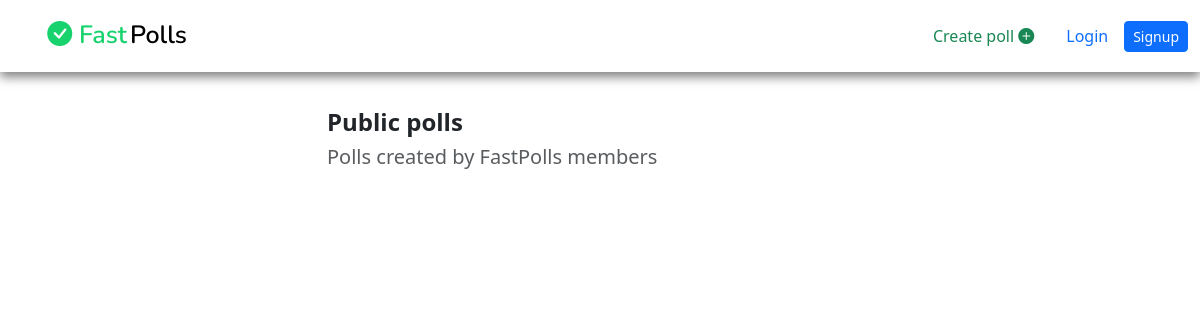
/polls/, run on an earlier commit of the app's database.
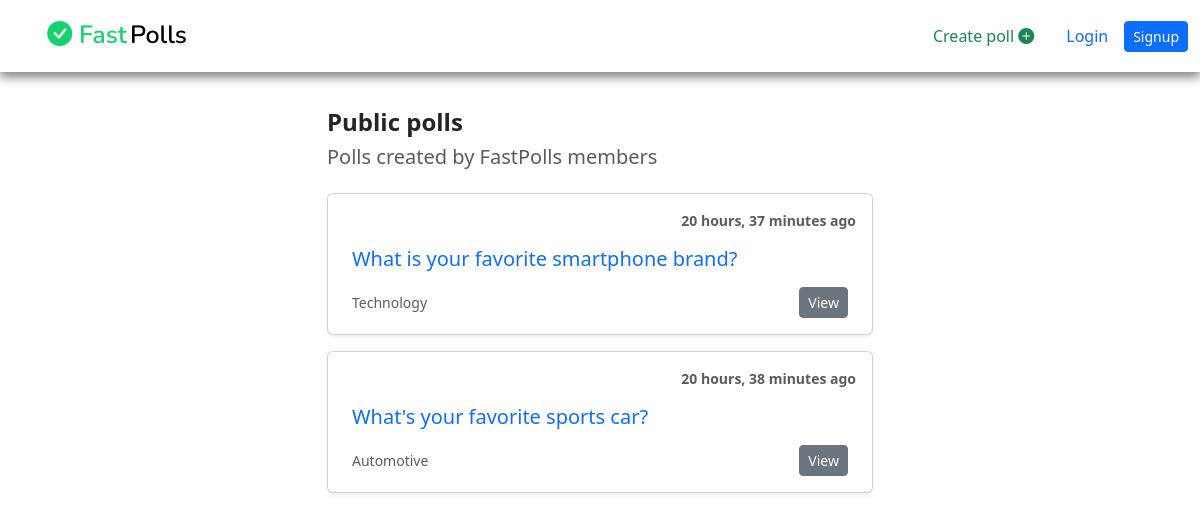
And on a later commit of the database.
### polls/models.py (models this page shows, shortened)
class Questions(models.Model):
    id = models.CharField(max_length=20, primary_key=True, unique=True, editable=False)
    author = models.ForeignKey(User, on_delete=models.CASCADE, editable=False)
    quiz = models.TextField(blank=False)
    category = models.CharField(max_length=15, blank=False)
    is_private = models.BooleanField(default=False)
    is_closed = models.BooleanField(default=False, editable=False)
    closing_dt = models.DateField(null=False, blank=False, db_column='Scheduled closing date-time')
    created = models.DateTimeField(auto_now_add=True)
    edited = models.DateTimeField(auto_now=True)
    class Meta:
        ordering = ['-created']
        verbose_name_plural = 'Questions'

### polls/views.py (the view, shortened to what this page needs)
# urls.py: path('', views.HomepageView.as_view(), name='homepage'),
class HomepageView(View):
    template_name = 'polls/homepage.html'
    def get(self, request, *args, **kwargs):
        all_polls = []
        if request.user.is_authenticated:
            all_polls = Questions.objects.filter(is_closed=False).all()
            public_polls = []
        else:
            public_polls = Questions.objects.filter(is_closed=False).all()
        created_polls = list(public_polls) + list(all_polls)
        context = {
            'polls': created_polls,
        }
        return render(request, self.template_name, context)

### polls/templates/polls/homepage.html (shortened to what this page needs)
{% extends 'base.html' %}
{% load static %}
    {% block content %}
    <main>
        <div class="container">
            <div class="row">
                <div class="col-md-6 col-lg-6 offset-sm-3">
                    <h4 class="fw-bold">Public polls</h4>
                    <h5 class="text-muted mb-4">Polls created by FastPolls members</h5>
                    {% for poll in polls %}
                    <div class="card mb-3 shadow-sm">
                        <div class="card-body">
                            <div class="row">
                                <div class="col-sm-12"><p class="small text-muted text-end fw-bold">{{ poll.created|timesince }} ago</p></div>
                            </div>
                            <div>
                                <h5 class="mt-0 mb-3 mx-2"><a href="{% url 'vote' poll.id %}">{{ poll.quiz }}</a></h5>
                                <div class="d-flex justify-content-between align-items-center mx-2">
                                    <small class="text-body-secondary">{{ poll.category }}</small>
                                    <div class="btn-group">
                                        {% if request.user == poll.author %}
                                        <a href="{% url 'edit-polls' poll.id %}" class="btn btn-sm btn-outline-success"><i class="bi-pen-fill"></i> Edit</a>
                                        <a href="{% url 'homepage' %}" data-bs-toggle="modal" data-bs-target="#delete-{{ poll.id }}" class="btn btn-sm btn-outline-danger"><i class="bi-trash-fill"></i> Delete</a>
                                        {% else %}
                                        <a href="{% url 'vote' poll.id %}" class="btn btn-sm btn-secondary">View</a>
                                        {% endif %}
                                    </div>
                                </div>
                            </div>
                        </div>
                    </div>
                    {% endfor %}
                </div>
            </div>
        </div>
    </main>
    {% endblock %}

### templates/base.html (shortened to what this page needs)
    {% load static %}
    <link href="https://cdn.jsdelivr.net/npm/bootstrap@5.3.0/dist/css/bootstrap.min.css" rel="stylesheet">
    <link rel="stylesheet" href="https://cdn.jsdelivr.net/npm/bootstrap-icons@1.10.5/font/bootstrap-icons.css">
    <link rel="stylesheet" href="{% static 'css/styles.css' %}">
    <nav class="navbar navbar-expand-lg">
        <div class="container-fluid">
            <a class="navbar-brand" href="{% url 'homepage' %}"><i class="bi-check-circle-fill"></i> <span id="fast">Fast</span> Polls</a>
            <div class="collapse navbar-collapse nav justify-content-center" id="navbarText">
                <span class="navbar-text">
                    <a class="nav-link text-success" href="{% url 'create-polls' %}">Create poll <i class="bi-plus-circle-fill"></i></a>
                </span>
                {% if user.is_authenticated %}
                <span class="navbar-text">
                    <a href="{% url 'profile' %}" class="nav-link text-primary">{{ request.user.username }}</a>
                </span>
                <span class="navbar-text">
                    <a href="{% url 'logout_user' %}" class="btn btn-primary btn-sm">Logout</a>
                </span>
                {% else %}
                <span class="navbar-text">
                    <a href="{% url 'login' %}" class="nav-link text-primary">Login</a>
                </span>
                <span class="navbar-text">
                    <a href="{% url 'signup' %}" class="btn btn-primary btn-sm">Signup</a>
                </span>
                {% endif %}
            </div>
        </div>
    </nav>
    {% block content %}
    {% endblock %}

### static/css/styles.css (style rules this page uses)
* { box-sizing: border-box; }
a { text-decoration: none; }
.navbar { box-shadow: 0 5px 10px rgba(0, 0, 0, 0.5); }
.navbar .container-fluid .navbar-brand { font-family: 'Nunito', sans-serif; font-size: 25px; font-weight: 600; margin-left: 3%; }
.navbar .container-fluid .navbar-brand i { color: #18d26e; }
.navbar .container-fluid .navbar-brand #fast { color: #18d26e; margin-right: -2.4%; }
.navbar .container-fluid .btn { color: #fff; }
main { margin-top: 3%; margin-bottom: 3%; }

What changed in the data, as far as the page shows it:
added Questions: created "20 hours, 37 minutes", quiz "What is your favorite smartphone brand?", category "Technology", shows "View"
added Questions: created "20 hours, 38 minutes", quiz "What's your favorite sports car?", category "Automotive", shows "View"
